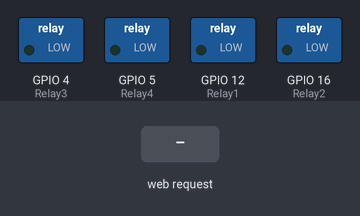
This sketch was run on a simulated ESP8266 (NodeMCU). Shown: switched loads named in the sketch (green lamp = pin HIGH). The inputs (shaded band) are chosen by the test bench. WiFi joins after 1.5 s; servers stay silent unless stated; what the sketch prints to the serial monitor is not drawn.

Above: at 2.7 s.
2.8 s: HTTP request GET /m1on received
At 3.5 s:
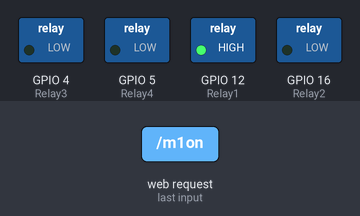
4.3 s: HTTP request GET /l1on received
At 4.6 s:
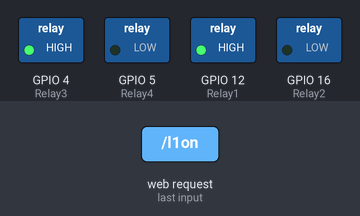
5.8 s: HTTP request GET /m1off received
At 7.0 s:
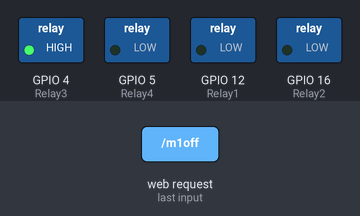
7.3 s: HTTP request GET /m2on received
At 8.1 s:
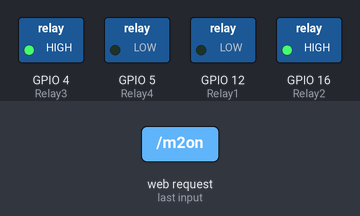
8.8 s: HTTP request GET /l1off received
At 9.3 s:
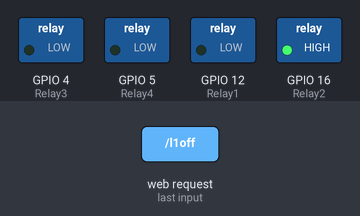
10.3 s: HTTP request GET /l2on received
At 11.6 s:
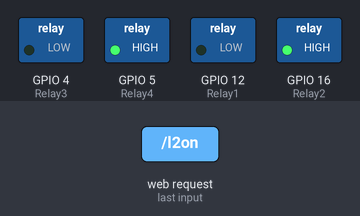
Timing chart, 0 to 12.8 s (numbered marks = the images above; inputs shaded):
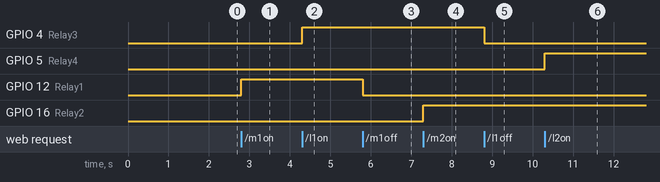

The sketch:

Industry_Automation.ino
```cpp
#include <ESP8266WiFi.h>
WiFiClient client; // It creates a client that can connect to a specified port.
WiFiServer server(80);  // Creates a server that listens incoming data from a spectified port. Here port is 80.


const char* ssid = "SantoshKumar";
const char* password = "";


String  data =""; //Data from app


int Relay1 = 12;    //D6
int Relay2 = 16;    //D0
int Relay3 = 4;     //D2
int Relay4 = 5;     //D1


void setup()
{

  pinMode(Relay1, OUTPUT);
  pinMode(Relay2, OUTPUT);
  pinMode(Relay3, OUTPUT);
  pinMode(Relay4, OUTPUT);

  digitalWrite(Relay1,LOW);
  digitalWrite(Relay2,LOW);
  digitalWrite(Relay3,LOW);
  digitalWrite(Relay4,LOW);


  Serial.begin(115200);  // Wifi communication
  connectWiFi();
  server.begin(); //Server Begins
}

void loop()
{

    client = server.available();  //Checks if the server is connected or not
    if (!client) return;
    data = checkClient ();
Serial.println(data);


    if (data == "m1on") // Main Program
    {
      digitalWrite(Relay1,HIGH);
      }

    else if (data == "m1off")
    {
      digitalWrite(Relay1,LOW);
      }

    else if (data == "m2on")
    {
      digitalWrite(Relay2,HIGH);
      }

    else if (data == "m2off")
    {
      digitalWrite(Relay2,LOW);
      }

    else if (data == "l1on")
    {
      digitalWrite(Relay3,HIGH);
      }

    else if (data == "l1off")
    {
      digitalWrite(Relay3,LOW);
      }

    else if (data == "l2on")
    {
      digitalWrite(Relay4,HIGH);
      }

    else if (data == "l2off")
    {
      digitalWrite(Relay4,LOW);
      }

}

void connectWiFi()  // connecting to wifi
{
  Serial.println("Connecting to WIFI");
  WiFi.begin(ssid, password);
  while ((!(WiFi.status() == WL_CONNECTED)))
  {
    delay(300);
    Serial.print("..");
  }
  Serial.println("");
  Serial.println("WiFi connected");
  Serial.println("NodeMCU Local IP is : ");
  Serial.print((WiFi.localIP()));
}

String checkClient (void) //Receiving the data from app
{
  while(!client.available()) delay(1);
  String request = client.readStringUntil('\r');
  request.remove(0, 5);
  request.remove(request.length()-9,9);
  return request;
}
```

Measured:
- after the input at 2.8 s, GPIO 12 (Relay1): LOW → HIGH at once
- after the input at 4.3 s, GPIO 4 (Relay3): LOW → HIGH at once
- after the input at 5.8 s, GPIO 12 (Relay1): HIGH → LOW at once
- after the input at 7.3 s, GPIO 16 (Relay2): LOW → HIGH at once
- after the input at 8.8 s, GPIO 4 (Relay3): HIGH → LOW at once
- after the input at 10.3 s, GPIO 5 (Relay4): LOW → HIGH at once
